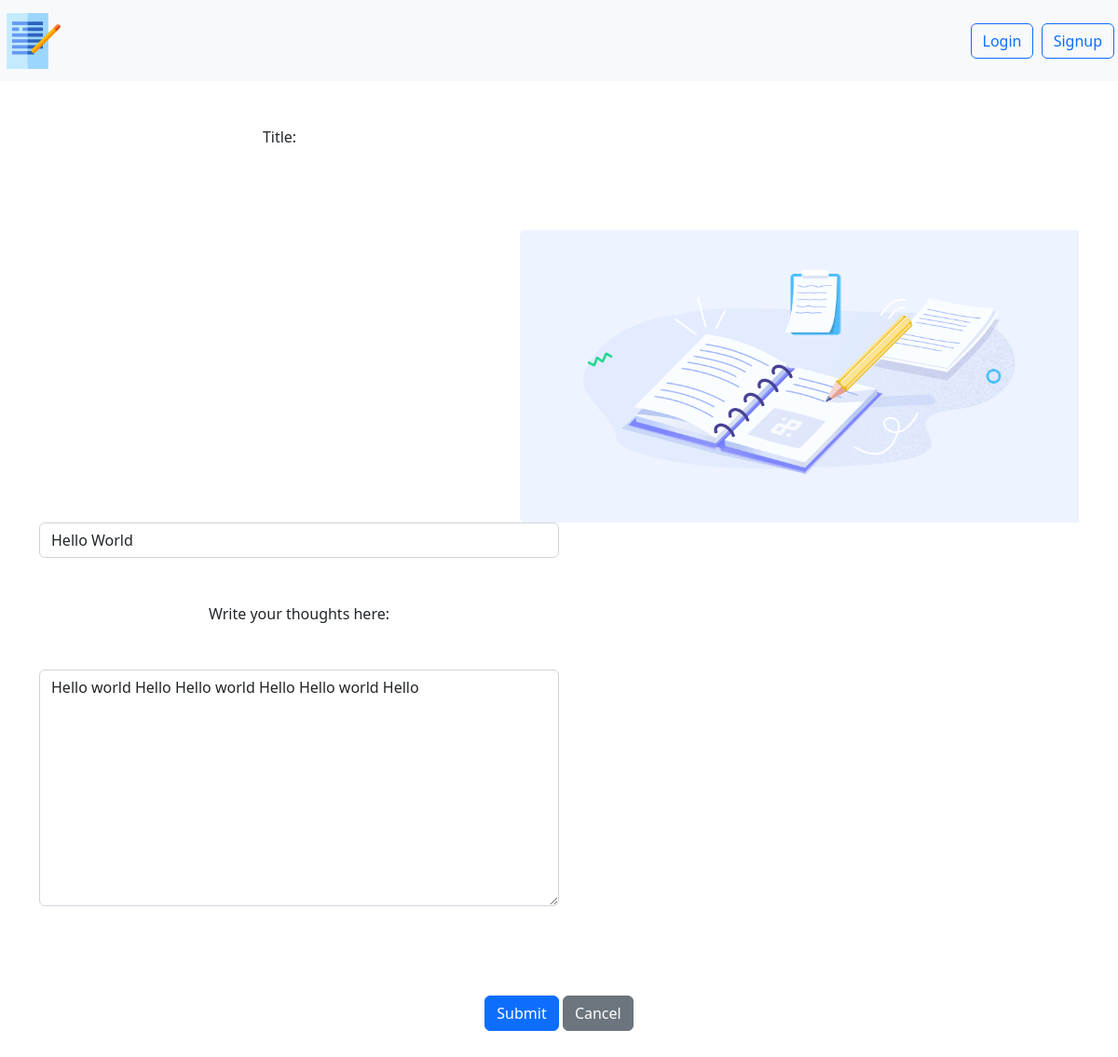
The app's page /smart/notes/12/edit with its own data.
### notes/models.py (models this page shows)
class Notes(models.Model):
    title = models.CharField(max_length=200)
    text = models.TextField()
    created = models.DateTimeField(auto_now_add=True)
    user = models.ForeignKey(
        User,
        on_delete=models.CASCADE,
        related_name="notes",
    )

### notes/views.py (the view)
# urls.py: path("notes/<int:pk>/edit", views.NotesUpdateView.as_view(), name="notes.update"),
class NotesUpdateView(UpdateView):
    model = Notes
    success_url = "/smart/notes"
    form_class = NotesForm
    login_url = "/login"

### notes/forms.py
class NotesForm(forms.ModelForm):
    class Meta:
        model = Notes
        fields = ("title", "text")
        widgets = {
            "title": forms.TextInput(attrs={"class": "form-control my-5"}),
            "text": forms.Textarea(attrs={"class": "form-control my-5"}),
        }
        labels = {
            "text": "Write your thoughts here",
        }

### notes/templates/notes/notes_form.html (shortened to what this page needs)
{% extends 'base.html' %}
{% load static %}
{% block content %}
<div class="col-md-30 col-lg-31">
    <img class="img-fluid rounded-start" width="600" height="300" style="float: right;margin-top: 10%;"
        src="{%  static 'image.png' %}" aria-hidden="true" alt="Note image">
</div>
<form method='POST'>{% csrf_token %}
    <div class="form-row">
        <div class="form-group col-md-6">
            {{ form.as_p }}
        </div>
    </div>
    <button type="submit" class="btn btn-primary my-5">Submit</button>
    <a href="{% url 'notes.list'%}" class="btn btn-secondary">Cancel</a>
</form>
{% endblock %}

### records on screen
Notes: title "Hello World", text "Hello world Hello Hello world Hello Hello world Hello"
